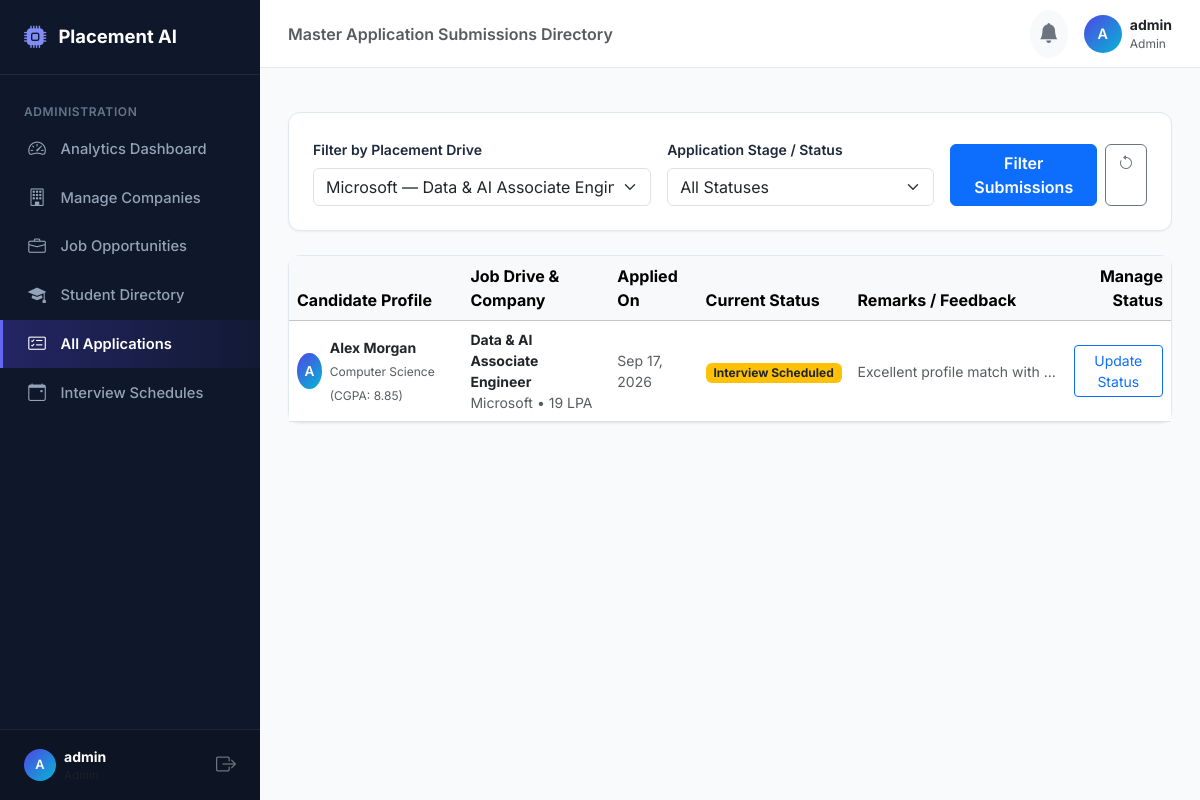
The page /admin/applications?job_id=4 (signed in) on the database its author committed.
### models.py (models this page shows, shortened)
class Application(db.Model):
    __tablename__ = 'applications'
    id = db.Column(db.Integer, primary_key=True)
    student_id = db.Column(db.Integer, db.ForeignKey('student_profiles.id', ondelete='CASCADE'), nullable=False)
    job_id = db.Column(db.Integer, db.ForeignKey('jobs.id', ondelete='CASCADE'), nullable=False)
    status = db.Column(db.String(50), nullable=False, default='Applied')
    applied_at = db.Column(db.DateTime, default=datetime.utcnow)
    updated_at = db.Column(db.DateTime, default=datetime.utcnow, onupdate=datetime.utcnow)
    remarks = db.Column(db.String(255), nullable=True)
    interviews = db.relationship('Interview', backref='application', cascade='all, delete-orphan')
    __table_args__ = (
        db.UniqueConstraint('student_id', 'job_id', name='uq_student_job_application'),
    )

class StudentProfile(db.Model):
    __tablename__ = 'student_profiles'
    id = db.Column(db.Integer, primary_key=True)
    user_id = db.Column(db.Integer, db.ForeignKey('users.id', ondelete='CASCADE'), nullable=False, unique=True)
    full_name = db.Column(db.String(120), nullable=False)
    phone = db.Column(db.String(20), nullable=True)
    department = db.Column(db.String(100), nullable=False, default='Computer Science')
    college = db.Column(db.String(150), nullable=False, default='Engineering Institute of Technology')
    graduation_year = db.Column(db.Integer, nullable=False, default=2026)
    cgpa = db.Column(db.Float, nullable=False, default=0.0)
    tenth_pct = db.Column(db.Float, nullable=True)
    twelfth_pct = db.Column(db.Float, nullable=True)
    resume_filename = db.Column(db.String(255), nullable=True)
    resume_extracted_text = db.Column(db.Text, nullable=True)
    placement_status = db.Column(db.String(50), default='Unplaced')  # 'Unplaced', 'Placed', 'Opted Out'
    placed_company = db.Column(db.String(100), nullable=True)
    placed_package = db.Column(db.Float, nullable=True)
    created_at = db.Column(db.DateTime, default=datetime.utcnow)
    updated_at = db.Column(db.DateTime, default=datetime.utcnow, onupdate=datetime.utcnow)
    skills = db.relationship('Skill', backref='student', cascade='all, delete-orphan')
    projects = db.relationship('Project', backref='student', cascade='all, delete-orphan')
    certifications = db.relationship('Certification', backref='student', cascade='all, delete-orphan')
    applications = db.relationship('Application', backref='student', cascade='all, delete-orphan')
    interviews = db.relationship('Interview', backref='student', cascade='all, delete-orphan')

class Job(db.Model):
    __tablename__ = 'jobs'
    id = db.Column(db.Integer, primary_key=True)
    company_id = db.Column(db.Integer, db.ForeignKey('companies.id', ondelete='CASCADE'), nullable=False)
    title = db.Column(db.String(150), nullable=False)
    description = db.Column(db.Text, nullable=False)
    required_skills = db.Column(db.String(255), nullable=False)  # Comma-separated: "Python, SQL, JavaScript"
    min_cgpa = db.Column(db.Float, nullable=False, default=6.0)
    eligible_departments = db.Column(db.String(255), nullable=False, default='Computer Science, Information Technology, Electronics')
    graduation_year = db.Column(db.Integer, nullable=False, default=2026)
    salary_package = db.Column(db.String(50), nullable=False, default='6-8 LPA')
    salary_numeric = db.Column(db.Float, nullable=False, default=6.0)  # Numeric representation in LPA for charts/filtering
    location = db.Column(db.String(120), nullable=False, default='Bangalore')
    deadline = db.Column(db.String(50), nullable=False)  # e.g., '2026-10-15'
    openings = db.Column(db.Integer, nullable=False, default=5)
    is_active = db.Column(db.Boolean, default=True)
    created_at = db.Column(db.DateTime, default=datetime.utcnow)
    applications = db.relationship('Application', backref='job', cascade='all, delete-orphan')
    interviews = db.relationship('Interview', backref='job', cascade='all, delete-orphan')

class Company(db.Model):
    __tablename__ = 'companies'
    id = db.Column(db.Integer, primary_key=True)
    user_id = db.Column(db.Integer, db.ForeignKey('users.id', ondelete='SET NULL'), nullable=True)
    name = db.Column(db.String(120), nullable=False, unique=True)
    logo_url = db.Column(db.String(255), nullable=True)
    industry = db.Column(db.String(100), nullable=False, default='Information Technology')
    location = db.Column(db.String(120), nullable=False, default='Bangalore, India')
    website = db.Column(db.String(255), nullable=True)
    description = db.Column(db.Text, nullable=True)
    recruiter_name = db.Column(db.String(120), nullable=True)
    recruiter_email = db.Column(db.String(120), nullable=True)
    created_at = db.Column(db.DateTime, default=datetime.utcnow)
    jobs = db.relationship('Job', backref='company', cascade='all, delete-orphan')
    interviews = db.relationship('Interview', backref='company', cascade='all, delete-orphan')

### routes/admin.py (the view)
@admin_bp.route('/applications')
@role_required('admin')
def applications():
    status_filter = request.args.get('status', '').strip()
    job_id = request.args.get('job_id', type=int)
    query = Application.query
    if status_filter:
        query = query.filter(Application.status == status_filter)
    if job_id:
        query = query.filter(Application.job_id == job_id)
    all_apps = query.order_by(Application.applied_at.desc()).all()
    all_jobs = Job.query.all()
    return render_template('admin/applications.html',
                           applications=all_apps,
                           jobs=all_jobs,
                           selected_status=status_filter,
                           selected_job=job_id)

### routes/auth.py (called while the page is built, shortened)
def role_required(*roles):
    def decorator(f):
        @wraps(f)
        def decorated_function(*args, **kwargs):
            if 'user_id' not in session:
                flash('Please log in first.', 'warning')
                return redirect(url_for('auth.login'))
            user_role = session.get('user_role')
            return f(*args, **kwargs)
        return decorated_function
    return decorator

### templates/admin/applications.html (shortened to what this page needs)
{% extends 'base.html' %}
{% block page_heading %}Master Application Submissions Directory{% endblock %}
{% block content %}
<div class="container-fluid px-0">
    <div class="card-modern p-4 mb-4">
        <form method="GET" action="{{ url_for('admin.applications') }}">
            <div class="row g-3 align-items-end">
                <div class="col-md-5">
                    <label class="form-label small fw-semibold">Filter by Placement Drive</label>
                    <select name="job_id" class="form-select">
                        {% for j in jobs %}
                            <option value="{{ j.id }}" {% if selected_job == j.id %}selected{% endif %}>
                                {{ j.company.name }} — {{ j.title }}
                            </option>
                        {% endfor %}
                    </select>
                </div>
                <div class="col-md-4">
                    <label class="form-label small fw-semibold">Application Stage / Status</label>
                    <select name="status" class="form-select">
                        <option value="">All Statuses</option>
                    </select>
                </div>
                <div class="col-md-3 d-flex gap-2">
                    <button type="submit" class="btn btn-primary flex-grow-1 fw-semibold">Filter Submissions</button>
                    <a href="{{ url_for('admin.applications') }}" class="btn btn-outline-secondary" title="Reset Filters"><i class="bi bi-arrow-counterclockwise"></i></a>
                </div>
            </div>
        </form>
    </div>
    <div class="card-modern p-0">
        <div class="table-responsive">
            <table class="table table-hover align-middle mb-0">
                <thead class="table-light">
                    <tr>
                        <th>Candidate Profile</th>
                        <th>Job Drive & Company</th>
                        <th>Applied On</th>
                        <th>Current Status</th>
                        <th>Remarks / Feedback</th>
                        <th class="text-end">Manage Status</th>
                    </tr>
                </thead>
                <tbody>
                    {% for app in applications %}
                    <tr>
                        <td>
                            <div class="d-flex align-items-center gap-2">
                                <div class="navbar-user-avatar" style="width:36px; height:36px; font-size:0.85rem;">
                                    {{ app.student.full_name[:1].upper() }}
                                </div>
                                <div>
                                    <strong class="d-block small text-dark">{{ app.student.full_name }}</strong>
                                    <span class="text-muted" style="font-size:0.75rem;">{{ app.student.department }} (CGPA: {{ app.student.cgpa }})</span>
                                </div>
                            </div>
                        </td>
                        <td>
                            <div class="small">
                                <strong class="text-dark d-block">{{ app.job.title }}</strong>
                                <span class="text-muted">{{ app.job.company.name }} • {{ app.job.salary_package }}</span>
                            </div>
                        </td>
                        <td class="small text-muted">
                            {{ app.applied_at.strftime('%b %d, %Y') }}
                        </td>
                        <td>
                            <span class="badge {{ app.status|status_badge }}">{{ app.status }}</span>
                        </td>
                        <td>
                            <span class="small text-muted d-block text-truncate" style="max-width: 200px;" title="{{ app.remarks }}">
                                {{ app.remarks or 'Under normal evaluation' }}
                            </span>
                        </td>
                        <td class="text-end">
                            <button class="btn btn-sm btn-outline-primary" data-bs-toggle="modal" data-bs-target="#statusModal{{ app.id }}">
                                Update Status
                            </button>
                        </td>
                    </tr>
                    {% endfor %}
                </tbody>
            </table>
        </div>
    </div>
</div>
{% endblock %}

### static/css/style.css (style rules this page uses)
:root { --primary: #4f46e5; --primary-hover: #4338ca; --primary-light: #e0e7ff; --secondary: #64748b; --success: #10b981; --success-light: #d1fae5; --warning: #f59e0b; --warning-light: #fef3c7; --danger: #ef4444; --danger-light: #fee2e2; --info: #06b6d4; --info-light: #cffafe; --dark-sidebar: #0f172a; --sidebar-hover: #1e293b; --sidebar-active: #312e81; --sidebar-text: #94a3b8; --sidebar-text-active: #ffffff; --bg-body: #f8fafc; --bg-card: #ffffff; --border-color: #e2e8f0; --text-main: #1e293b; --text-muted: #64748b; --shadow-sm: 0 1px 2px 0 rgb(0 0 0 / 0.05); --shadow-md: 0 4px 6px -1px rgb(0 0 0 / 0.1), 0 2px 4px -2px rgb(0 0 0 / 0.1); --shadow-lg: 0 10px 15px -3px rgb(0 0 0 / 0.1), 0 4px 6px -4px rgb(0 0 0 / 0.1); --radius-sm: 8px; --radius-md: 12px; --radius-lg: 16px; }
body { font-family: 'Inter', -apple-system, BlinkMacSystemFont, "Segoe UI", Roboto, sans-serif; background-color: var(--bg-body); color: var(--text-main); margin: 0; padding: 0; min-height: 100vh; display: flex; flex-direction: column; }
.navbar-user-avatar { width: 38px; height: 38px; border-radius: 50%; background: linear-gradient(135deg, #4f46e5, #06b6d4); color: #ffffff; font-weight: 600; display: flex; align-items: center; justify-content: center; font-size: 0.9rem; }
.card-modern { background: #ffffff; border: 1px solid var(--border-color); border-radius: var(--radius-md); box-shadow: var(--shadow-sm); margin-bottom: 1.5rem; }

### rows shown on the page
Application: student "A", student.full_name "Alex Morgan", student.department "Computer Science", student.cgpa "8.85", job "Data & AI Associate Engineer", job.company.name "Microsoft", job.salary_package "19 LPA", applied_at "Sep 17, 2026", status "Interview Scheduled", remarks "Excellent profile match with…"

### other values the page prints
{{ session.get('username', 'U')[:1].upper() }} "A"
{{ session.get('display_name', session.get('username')) }} "admin"
{{ session.get('user_role', '').capitalize() }} "Admin"
form field job_id "Microsoft — Data & AI Associate Engineer"
